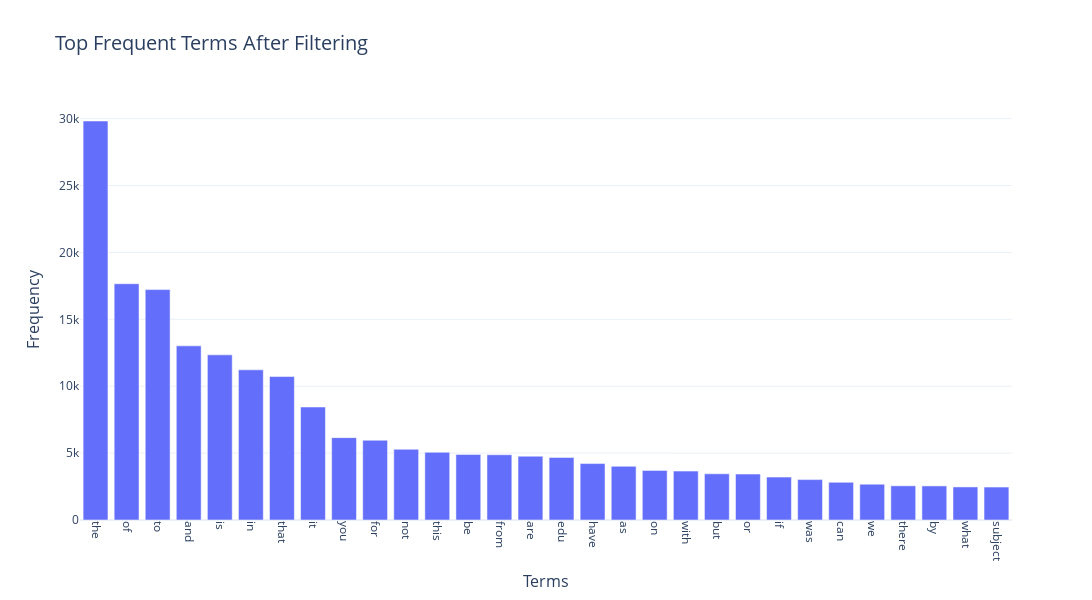

The code cell stored with this chart in its notebook:
### Markdown cell above
### >>> **Exercise 13 (take home):** 
The chart above only contains 300 vocabulary in the documents, and it's already computationally intensive to both compute and visualize. Can you efficiently reduce the number of terms you want to visualize as an exercise.

### Code cell
# Answer here
term_frequencies = np.sum(X_counts.toarray(), axis=0)  # Sum over all documents

top_n = 30  # keep 30 most frequent terms
sorted_indices = np.argsort(term_frequencies)[::-1] 
top_indices = sorted_indices[:top_n]

X_counts_reduced = X_counts[:, top_indices]

top_terms = count_vect.get_feature_names_out()[top_indices]

term_data = pd.DataFrame({
    'Term': top_terms,  # The most frequent terms after filtering
    'Frequency': term_frequencies[top_indices]  # Corresponding frequencies
})

fig = px.bar(term_data, 
             x='Term', 
             y='Frequency', 
             title='Top Frequent Terms After Filtering',
             labels={'Term': 'Terms', 'Frequency': 'Frequency'},
             template='plotly_white')

fig.update_layout(
    xaxis=dict(tickangle=90),
    height=600,
    width=1200, 
    title_font_size=20,
    xaxis_title_font_size=16,
    yaxis_title_font_size=16
)

fig.show()

### Figure 1 — Plotly figure (JSON) as saved in the notebook; plotly's stock layout.template omitted (floating-point values rounded to 4 significant figures)
{"data": [{"hovertemplate": "Terms=%{x}<br>Frequency=%{y}<extra></extra>", "legendgroup": "", "marker": {"color": "#636efa", "pattern": {"shape": ""}}, "name": "", "orientation": "v", "showlegend": false, "textposition": "auto", "type": "bar", "x": ["the", "of", "to", "and", "is", "in", "that", "it", "you", "for", "not", "this", "be", "from", "are", "edu", "have", "as", "on", "with", "but", "or", "if", "was", "can", "we", "there", "by", "what", "subject"], "xaxis": "x", "y": [29825, 17660, 17222, 13017, 12343, 11226, 10723, 8447, 6157, 5962, 5285, 5063, 4898, 4877, 4769, 4675, 4218, 4015, 3709, 3655, 3453, 3432, 3208, 3020, 2818, 2674, 2556, 2548, 2472, 2464], "yaxis": "y"}], "layout": {"barmode": "relative", "height": 600, "legend": {"tracegroupgap": 0}, "title": {"font": {"size": 20}, "text": "Top Frequent Terms After Filtering"}, "width": 1200, "xaxis": {"anchor": "y", "domain": [0, 1], "tickangle": 90, "title": {"font": {"size": 16}, "text": "Terms"}}, "yaxis": {"anchor": "x", "domain": [0, 1], "title": {"font": {"size": 16}, "text": "Frequency"}}}}
